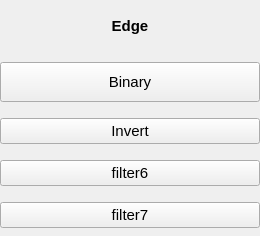
                    <widget class="QWidget" name="scrollAreaWidgetContents">
                     <property name="geometry">
                      <rect>
                       <x>0</x>
                       <y>0</y>
                       <width>260</width>
                       <height>236</height>
                      </rect>
                     </property>
                     <layout class="QVBoxLayout" name="verticalLayout_7">
                      <property name="spacing">
                       <number>10</number>
                      </property>
                      <property name="leftMargin">
                       <number>0</number>
                      </property>
                      <property name="topMargin">
                       <number>0</number>
                      </property>
                      <property name="rightMargin">
                       <number>0</number>
                      </property>
                      <property name="bottomMargin">
                       <number>0</number>
                      </property>
                      <item>
                       <widget class="QPushButton" name="blur_btn">
                        <property name="sizePolicy">
                         <sizepolicy hsizetype="Preferred" vsizetype="Fixed">
                          <horstretch>0</horstretch>
                          <verstretch>0</verstretch>
                         </sizepolicy>
                        </property>
                        <property name="minimumSize">
                         <size>
                          <width>70</width>
                          <height>0</height>
                         </size>
                        </property>
                        <property name="maximumSize">
                         <size>
                          <width>16777215</width>
                          <height>40</height>
                         </size>
                        </property>
                        <property name="font">
                         <font>
                          <pointsize>-1</pointsize>
                          <weight>75</weight>
                          <bold>true</bold>
                         </font>
                        </property>
                        <property name="styleSheet">
                         <string notr="true">
Font-size:15px;</string>
                        </property>
                        <property name="text">
                         <string>Edge</string>
                        </property>
                        <property name="icon">
                         <iconset>
                          <normalon>:/ii/images/edge.png</normalon>
                         </iconset>
                        </property>
                        <property name="iconSize">
                         <size>
                          <width>40</width>
                          <height>40</height>
                         </size>
                        </property>
                        <property name="flat">
                         <bool>true</bool>
                        </property>
                       </widget>
                      </item>
                      <item>
                       <widget class="QPushButton" name="binary_btn">
                        <property name="maximumSize">
                         <size>
                          <width>16777215</width>
                          <height>40</height>
                         </size>
                        </property>
                        <property name="styleSheet">
                         <string notr="true">
Font-size:15px;</string>
                        </property>
                        <property name="text">
                         <string>Binary</string>
                        </property>
                        <property name="icon">
                         <iconset>
                          <normalon>:/ii/images/binary.png</normalon>
                         </iconset>
                        </property>
                        <property name="iconSize">
                         <size>
                          <width>25</width>
                          <height>25</height>
                         </size>
                        </property>
                       </widget>
                      </item>
                      <item>
                       <widget class="QPushButton" name="negative_btn">
                        <property name="styleSheet">
                         <string notr="true">font-size:15px;</string>
                        </property>
                        <property name="text">
                         <string>Invert</string>
                        </property>
                        <property name="icon">
                         <iconset>
                          <normalon>:/ii/images/invert.png</normalon>
                         </iconset>
                        </property>
                        <property name="iconSize">
                         <size>
                          <width>20</width>
                          <height>20</height>
                         </size>
                        </property>
                       </widget>
                      </item>
                      <item>
                       <widget class="QPushButton" name="filter6_btn">
                        <property name="styleSheet">
                         <string notr="true">
Font-size:15px;</string>
                        </property>
                        <property name="text">
                         <string>filter6</string>
                        </property>
                       </widget>
                      </item>
                      <item>
                       <widget class="QPushButton" name="filter7_btn">
                        <property name="styleSheet">
                         <string notr="true">
Font-size:15px;</string>
                        </property>
                        <property name="text">
                         <string>filter7</string>
                        </property>
                       </widget>
                      </item>
                     </layout>
                    </widget>
